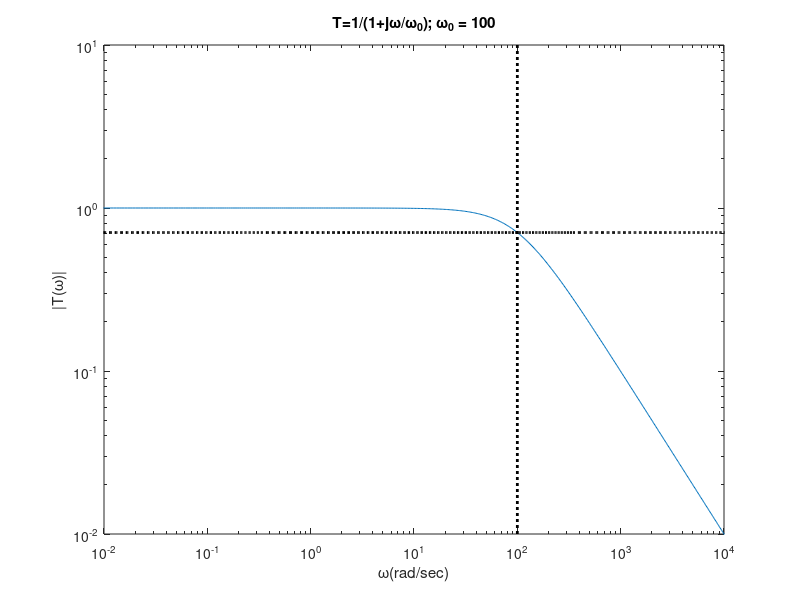

MATLAB code to generate this figure:
A = linspace(0, 4, 1000);
W = A .^ 10;
W0 = 100;
T = 1./ (1+1j.*W/W0);
figure
%plot(W, abs(T))
p = loglog(W, abs(T))
title('T=1/(1+j\omega/\omega_0); \omega_0 = 100')
xlabel('\omega(rad/sec)')
ylabel('|T(\omega)|')
xlim([10^-2, 10^4])
ylim([10^-2, 10])
hold on 

%add marker lines
p = loglog(W, ones(1, 1000)/sqrt(2), ':');
set(p, 'Color', 'black', 'LineWidth', 2)
hold on 
p = loglog(ones(1,2)*W0, linspace(0.01, 10, 2), ':')
set(p, 'Color', 'black', 'Linewidth', 2)